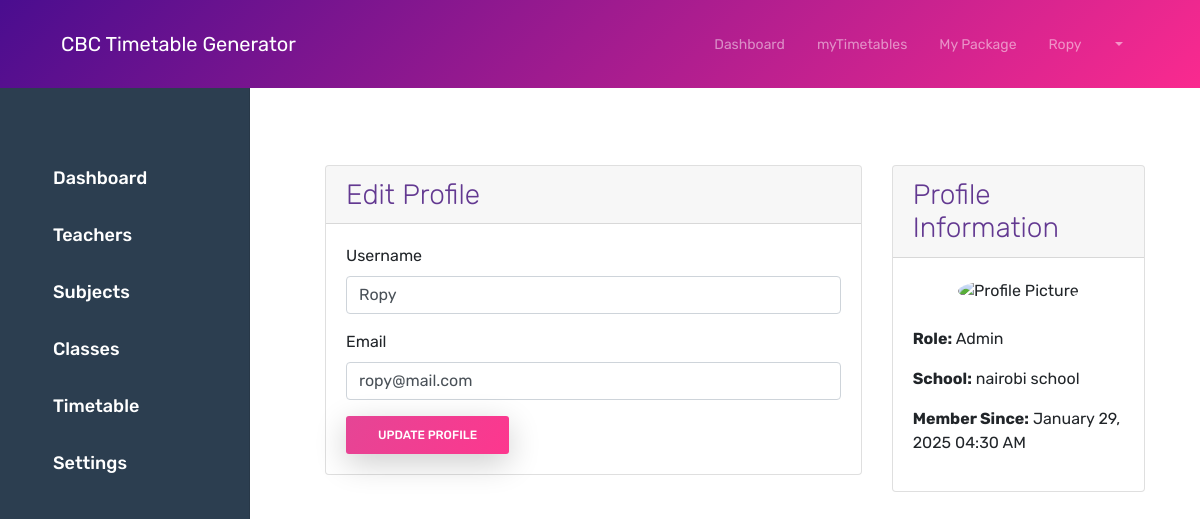
Screenshot of /admin/profile (signed in) with the database file from the repository.
### app/models/user.py (models this page shows, shortened)
class User(UserMixin, db.Model):
    id = db.Column(db.Integer, primary_key=True)
    username = db.Column(db.String(64), nullable=False)
    email = db.Column(db.String(120), unique=True, nullable=False)
    password_hash = db.Column(db.String(128))
    role = db.Column(db.String(20), default='teacher')
    school_id = db.Column(db.Integer, db.ForeignKey('school.id'), nullable=False)
    is_active = db.Column(db.Boolean, default=True)
    created_at = db.Column(db.DateTime, default=db.func.current_timestamp())
    updated_at = db.Column(db.DateTime, default=db.func.current_timestamp(),
                          onupdate=db.func.current_timestamp())
    @property
    def is_admin(self):
        return self.role == 'admin'

### app/models/school.py (models this page shows, shortened)
class School(db.Model):
    id = db.Column(db.Integer, primary_key=True)
    name = db.Column(db.String(100), nullable=False)
    email = db.Column(db.String(120), unique=True, nullable=False)
    phone = db.Column(db.String(20))
    subscription_type = db.Column(db.String(20), default='basic')
    subscription_end_date = db.Column(db.DateTime)
    max_teachers = db.Column(db.Integer, default=10)
    created_at = db.Column(db.DateTime, default=datetime.utcnow)
    users = db.relationship('User', backref='school', lazy=True)
    classes = db.relationship('ClassStream', backref='school', lazy=True)
    subjects = db.relationship('Subject', backref='school', lazy=True)

### app/admin/routes.py (the view, shortened to what this page needs)
@bp.route('/profile', methods=['GET', 'POST'])
@login_required
@admin_required
def profile():
    form = ProfileForm(obj=current_user)
    return render_template('admin/profile/edit.html', form=form)

### app/admin/forms.py
class ProfileForm(FlaskForm):
    username = StringField('Username', validators=[
        DataRequired(),
        Length(min=2, max=64)
    ])
    email = StringField('Email', validators=[
        DataRequired(),
        Email(),
        Length(max=120)
    ])
    submit = SubmitField('Update Profile')

### app/models/user.py (called while the page is built)
@login_manager.user_loader
def load_user(id):
    return User.query.get(int(id))

### app/utils/security.py (called while the page is built)
def admin_required(f):
    @wraps(f)
    def decorated_function(*args, **kwargs):
        if not current_user.is_authenticated or not current_user.is_admin:
            abort(403)
        return f(*args, **kwargs)
    return decorated_function

### app/templates/admin/profile/edit.html (shortened to what this page needs)
{% extends "admin/base.html" %}
{% block admin_content %}
<div class="container-fluid">
    <div class="sidebar" style="width: 250px; background-color: #2C3E50; color: white; height: 100vh; padding-top: 20px; position: fixed; top: 0; left: 0; z-index: 1000;">
        <ul class="nav flex-column" style="list-style-type: none; padding-left: 0;">
            <li class="nav-item">
                <a href="{{ url_for('admin.dashboard') }}" class="nav-link text-white" style="padding: 15px; font-size: 18px;">
                     Dashboard
                </a>
            </li>
            <li class="nav-item">
                <a href="{{ url_for('admin.manage_teachers') }}" class="nav-link text-white" style="padding: 15px; font-size: 18px;">
                     Teachers
                </a>
            </li>
            <li class="nav-item">
                <a href="{{ url_for('admin.manage_subjects') }}" class="nav-link text-white" style="padding: 15px; font-size: 18px;">
                     Subjects
                </a>
            </li>
            <li class="nav-item">
                <a href="{{ url_for('admin.manage_classes') }}" class="nav-link text-white" style="padding: 15px; font-size: 18px;">
                     Classes
                </a>
            </li>
            <li class="nav-item">
                <a href="{{ url_for('admin.manage_timetables') }}" class="nav-link text-white" style="padding: 15px; font-size: 18px;">
                     Timetable
                </a>
            </li>
            <li class="nav-item">
                <a href="{{ url_for('admin.settings') }}" class="nav-link text-white" style="padding: 15px; font-size: 18px;">
                     Settings
                </a>
            </li>
        </ul>
    </div>
    <div class="main-content" style="margin-left: 250px; padding: 20px;">
    <div class="row">
        <div class="col-md-8">
            <div class="card">
                <div class="card-header">
                    <h5 class="card-title mb-0">Edit Profile</h5>
                </div>
                <div class="card-body">
                    <form method="POST">
                        <div class="mb-3">
                            <label class="form-label">Username</label>
                            {{ form.username(class="form-control") }}
                        </div>
                        <div class="mb-3">
                            <label class="form-label">Email</label>
                            {{ form.email(class="form-control") }}
                        </div>
                        <button type="submit" class="btn btn-primary">Update Profile</button>
                    </form>
                </div>
            </div>
        </div>
        <div class="col-md-4">
            <div class="card">
                <div class="card-header">
                    <h5 class="card-title mb-0">Profile Information</h5>
                </div>
                <div class="card-body">
                    <div class="text-center mb-4">
                        <img src="{{ url_for('static', filename='img/default-avatar.png') }}"
                             alt="Profile Picture" class="rounded-circle img-fluid"
                             style="width: 120px; height: 120px; object-fit: cover;">
                    </div>
                    <div class="mb-3">
                        <strong>Role:</strong> {{ current_user.role|title }}
                    </div>
                    <div class="mb-3">
                        <strong>School:</strong> {{ current_user.school.name }}
                    </div>
                    <div class="mb-3">
                        <strong>Member Since:</strong> {{ current_user.created_at.strftime('%B %d, %Y %I:%M %p') }}
                    </div>
                </div>
            </div>
        </div>
    </div>
</div>
</div>
{% endblock %}

### app/templates/base.html (shortened to what this page needs)
<!DOCTYPE html>
<html lang="en">
<head>
    <link rel="stylesheet" href="{{ url_for('static', filename='css/bootstrap.min.css') }}">
    <link rel="stylesheet" href="{{ url_for('static', filename='css/themify-icons.css') }}">
    <link rel="stylesheet" href="{{ url_for('static', filename='css/owl.carousel.min.css') }}">
    <link href="{{ url_for('static', filename='css/style.css') }}" rel="stylesheet">
    <link href="{{ url_for('static', filename='dashboard.css') }}" rel="stylesheet">
    <link href="{{ url_for('static', filename='css2/style.css') }}" rel="stylesheet">
</head>
<body>
    <div class="nav-menu fixed-top">
        <div class="container">
            <div class="row">
                <div class="col-md-12">
                    <nav class="navbar navbar-dark navbar-expand-lg">
                        <a class="navbar-brand" href="{{ url_for('main.index') }}"> CBC Timetable Generator</a>
                        <div class="collapse navbar-collapse" id="navbar">
                            <ul class="navbar-nav ml-auto">
                                {% if current_user.is_authenticated %}
                                <li class="nav-item">
                                    <a class="nav-link" href="{{ url_for('admin.dashboard') }}">Dashboard</a>
                                </li>
                                {% endif %}
                            </ul>
                            <ul class="navbar-nav">
                                {% if current_user.is_authenticated %}
                                <li class="nav-item">
                                    <a class="nav-link" href="{{  url_for('admin.new_timetable')  }}">myTimetables</a>
                                </li>
                                <li class="nav-item">
                                    <a class="nav-link" href="{{ url_for('admin.dashboard') }}">My Package</a>
                                </li>
                                <li class="nav-item dropdown">
                                    <a class="nav-link dropdown-toggle" href="#" id="navbarDropdown" role="button"
                                        data-bs-toggle="dropdown">
                                        {{ current_user.username }}
                                    </a>
                                </li>
                                {% endif %}
                            </ul>
                        </div>
                    </nav>
                </div>
            </div>
        </div>
    </div>
    <div class="content" style="padding-top: 100px;">
        {% block content %}{% endblock %}
    </div>
</body>
</html>

### app/static/css/style.css (style rules this page uses)
body { font-family: 'Rubik', sans-serif; position: relative; }
a { color: #e38cb7; }
h5 { font-size: 28px; font-weight: 300; color: #633991; margin-bottom: 0.7rem; }
.btn { font-size: 12px; font-weight: 400; text-transform: uppercase; padding: 0.375rem 1.35rem; transition: all 0.3s ease; }
.btn-primary { border-radius: 3px; background-image: -moz-linear-gradient( 122deg, #e54595 0%, #fd378e 100%); background-image: -webkit-linear-gradient( 122deg, #e54595 0%, #fd378e 100%); background-image: -ms-linear-gradient( 122deg, #e54595 0%, #fd378e 100%); background-image: linear-gradient( 122deg, #e54595 0%, #fd378e 100%); box-shadow: 0px 9px 32px 0px rgba(0, 0, 0, 0.2); font-weight: 500; padding: 0.6rem 2rem; border: 0; }
.nav-menu { padding: 1rem 0; transition: all 0.3s ease; background-color: rgb(74, 13, 143); background: -moz-linear-gradient(135deg, rgb(74, 13, 143) 0%, rgb(250, 42, 143) 100%); background: -webkit-linear-gradient(135deg, rgb(74, 13, 143) 0%, rgb(250, 42, 143) 100%); background: linear-gradient(135deg, rgb(74, 13, 143) 0%, rgb(250, 42, 143) 100%); }
.navbar-nav .nav-link { position: relative; }
@media (min-width: 992px) { .navbar-expand-lg .navbar-nav .nav-link { padding-right: 1rem; padding-left: 1rem; font-size: 14px; } }
.sidebar { position: fixed; top: 20; left: 0; z-index: 1000; }
.nav { margin-top:130px }
.nav-link { display: flex; align-items: center; gap: 30px; }
.main-content { margin-left: 20px; padding: 20px; }

### app/static/dashboard.css (style rules this page uses)
.sidebar { position: fixed; top: 0; bottom: 0; left: 0; z-index: 100; padding: 48px 0 0; box-shadow: inset -1px 0 0 rgba(0, 0, 0, .1); }
.sidebar .nav-link { font-weight: 500; color: #333; padding: 0.5rem 1rem; }

### rows the page displays
User: username "Ropy", email "ropy@mail.com", role "Admin", created_at "January 29, 2025 04:30 AM"
School: school.name "nairobi school"
